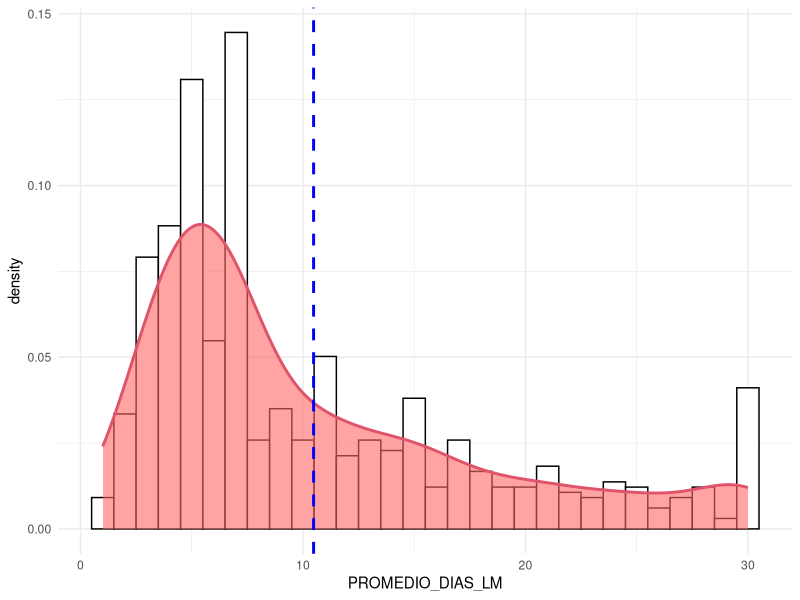
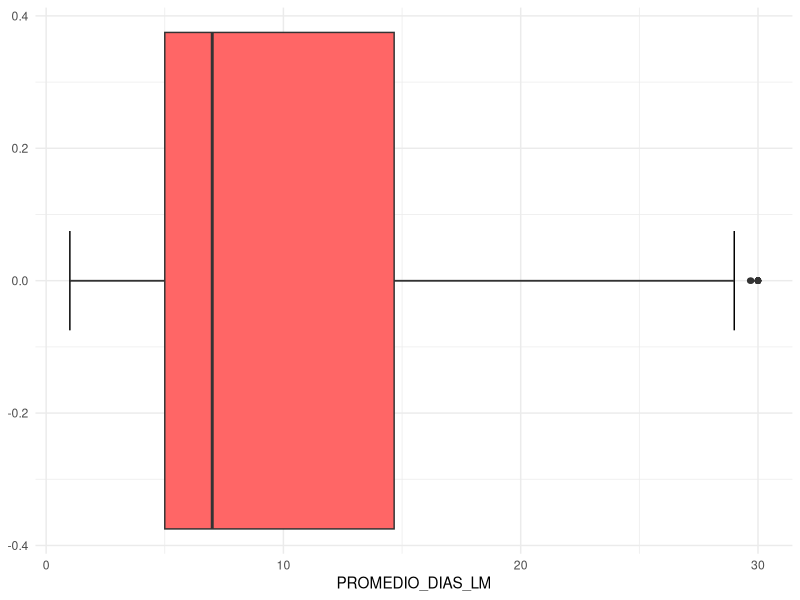
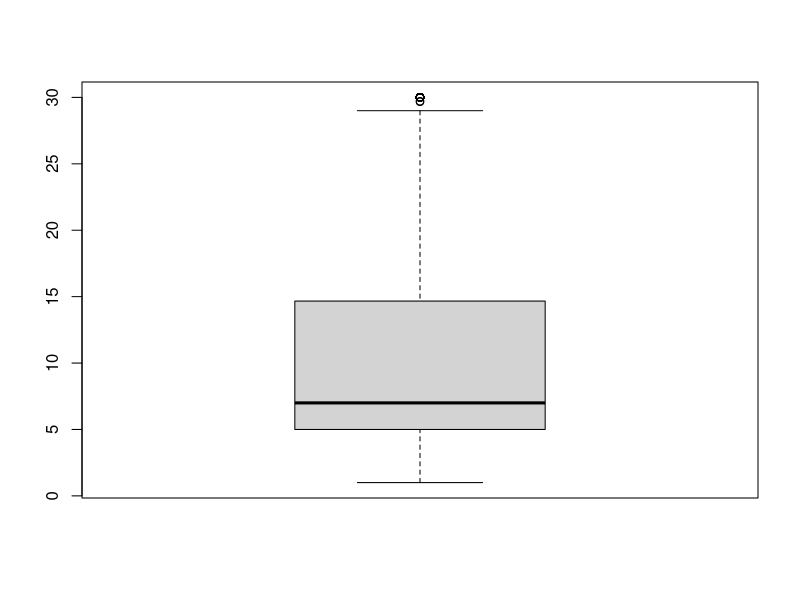
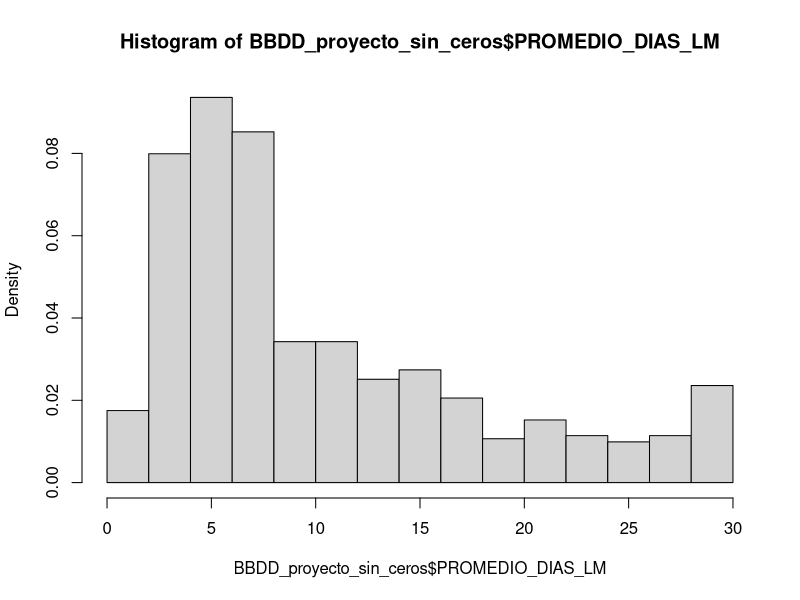

Generate these figures, in order, with R:
library(readxl)
library(tidyverse)


# Lectura y cambio de estructura de la BBDD
setwd("~/Desktop/MAGISTER/modelos_lineales/")
BBDD_proyecto <- read_excel("BBDD_FINAL_Mod_Lin.xlsx")
#View(BBDD_proyecto)
names(BBDD_proyecto)
glimpse(BBDD_proyecto)

BBDD_proyecto <- BBDD_proyecto %>% mutate_at(c("SEXO","ESTADO_CIVIL",
                              "SISTEMA_SALUD","NIVEL",
                              "TIPO_ESTABLECIMIENTO",
                              "CALIDAD_DESEMPEÑO",
                              "COMUNA_ESTABLECIMIENTO",
                              "ESTAMENTO","TRAMO_DOCENTE"),factor)

BBDD_proyecto$EVALUACION_DOCENTE <- factor(BBDD_proyecto$EVALUACION_DOCENTE,
                                           levels = c("SIN EVALUACIÓN",
                                                      "DESTACADO",
                                                      "BASICO",
                                                      "INSATISFACTORIO",
                                                      "COMPETENTE"))

levels(BBDD_proyecto$EVALUACION_DOCENTE)
contrasts(BBDD_proyecto$EVALUACION_DOCENTE)

BBDD_proyecto_sin_ceros <- BBDD_proyecto %>% filter(PROMEDIO_DIAS_LM != 0)

ggplot(BBDD_proyecto_sin_ceros, aes(x = PROMEDIO_DIAS_LM)) +
  geom_histogram(aes(y =..density..), colour = "black", fill = "white") +
  geom_density(alpha = 0.6 , fill = "#FF6666", lwd = 1,colour = 2)+
  geom_vline(aes(xintercept = mean(PROMEDIO_DIAS_LM)),
             color = "blue", linetype = "dashed", size = 1)+
  theme_minimal()

ggplot(BBDD_proyecto_sin_ceros, aes(x = PROMEDIO_DIAS_LM))+
  stat_boxplot(geom = "errorbar",width = 0.15) +
  geom_boxplot(fill="#FF6666")+
  theme_minimal()

summary(BBDD_proyecto_sin_ceros)
boxplot(BBDD_proyecto_sin_ceros$PROMEDIO_DIAS_LM)
hist(BBDD_proyecto_sin_ceros$PROMEDIO_DIAS_LM,freq = FALSE)

# ggplot(BBDD_proyecto_sin_ceros, aes(sample = PROMEDIO_DIAS_LM)) + 
#   stat_qq() + 
#   stat_qq_line()

modelo1 <- lm(PROMEDIO_DIAS_LM ~ SEXO + ESTADO_CIVIL + EDAD + RENTA_PROMEDIO +
     SISTEMA_SALUD + JORNADA + NIVEL + CALIDAD_DESEMPEÑO + 
     ESTAMENTO + TRAMO_DOCENTE + EVALUACION_DOCENTE + TRASLADO_COMUNA, 
   data = BBDD_proyecto_sin_ceros)

summary(modelo1)
library(MASS)
empty.model <- lm(PROMEDIO_DIAS_LM ~ 1, data = BBDD_proyecto_sin_ceros)

modform <- stepAIC(empty.model, direction = "forward", trace = FALSE, scope = modelo1)

summary(modform)

## forward

modelo0 = lm(PROMEDIO_DIAS_LM ~ 1, data = BBDD_proyecto_sin_ceros)
add1(modelo0, ~ .  + SEXO + ESTADO_CIVIL + EDAD + RENTA_PROMEDIO +
       SISTEMA_SALUD + JORNADA + NIVEL + CALIDAD_DESEMPEÑO +
       ESTAMENTO + EVALUACION_DOCENTE + TRAMO_DOCENTE + TRASLADO_COMUNA,
     test="F") # El menor p-valor(F)= < 2.2e-16 *** es STATE


modelo0 = lm(PROMEDIO_DIAS_LM ~ EVALUACION_DOCENTE, data = BBDD_proyecto_sin_ceros)
add1(modelo0, ~ .  + SEXO + ESTADO_CIVIL + EDAD + RENTA_PROMEDIO +
       SISTEMA_SALUD + JORNADA + NIVEL + CALIDAD_DESEMPEÑO +
       ESTAMENTO + EVALUACION_DOCENTE + TRAMO_DOCENTE + TRASLADO_COMUNA,
     test="F") # El menor p-valor(F)= < 2.2e-16 *** es STATE


modelo0 = lm(PROMEDIO_DIAS_LM ~ EVALUACION_DOCENTE + CALIDAD_DESEMPEÑO, data = BBDD_proyecto_sin_ceros)
add1(modelo0, ~ .  + SEXO + ESTADO_CIVIL + EDAD + RENTA_PROMEDIO +
       SISTEMA_SALUD + JORNADA + NIVEL + CALIDAD_DESEMPEÑO +
       ESTAMENTO + EVALUACION_DOCENTE + TRAMO_DOCENTE + TRASLADO_COMUNA,
     test="F") # El menor p-valor(F)= < 2.2e-16 *** es STATE


modelo0 = lm(PROMEDIO_DIAS_LM ~ EVALUACION_DOCENTE + CALIDAD_DESEMPEÑO +NIVEL, data = BBDD_proyecto_sin_ceros)
add1(modelo0, ~ .  + SEXO + ESTADO_CIVIL + EDAD + RENTA_PROMEDIO +
       SISTEMA_SALUD + JORNADA + NIVEL + CALIDAD_DESEMPEÑO +
       ESTAMENTO + EVALUACION_DOCENTE + TRAMO_DOCENTE + TRASLADO_COMUNA,
     test="F") # El menor p-valor(F)= < 2.2e-16 *** es STATE


modelo0 = lm(PROMEDIO_DIAS_LM ~ EVALUACION_DOCENTE + CALIDAD_DESEMPEÑO +NIVEL + EDAD, data = BBDD_proyecto_sin_ceros)
add1(modelo0, ~ .  + SEXO + ESTADO_CIVIL + EDAD + RENTA_PROMEDIO +
       SISTEMA_SALUD + JORNADA + NIVEL + CALIDAD_DESEMPEÑO +
       ESTAMENTO + EVALUACION_DOCENTE + TRAMO_DOCENTE + TRASLADO_COMUNA,
     test="F") # El menor p-valor(F)= < 2.2e-16 *** es STATE


modelo0 = lm(PROMEDIO_DIAS_LM ~ EVALUACION_DOCENTE + CALIDAD_DESEMPEÑO +NIVEL + EDAD + TRAMO_DOCENTE, data = BBDD_proyecto_sin_ceros)
add1(modelo0, ~ .  + SEXO + ESTADO_CIVIL + EDAD + RENTA_PROMEDIO +
       SISTEMA_SALUD + JORNADA + NIVEL + CALIDAD_DESEMPEÑO +
       ESTAMENTO + EVALUACION_DOCENTE + TRAMO_DOCENTE + TRASLADO_COMUNA,
     test="F") # El menor p-valor(F)= < 2.2e-16 *** es STATE

summary(modelo0)
contrasts(BBDD_proyecto_sin_ceros$EVALUACION_DOCENTE)
